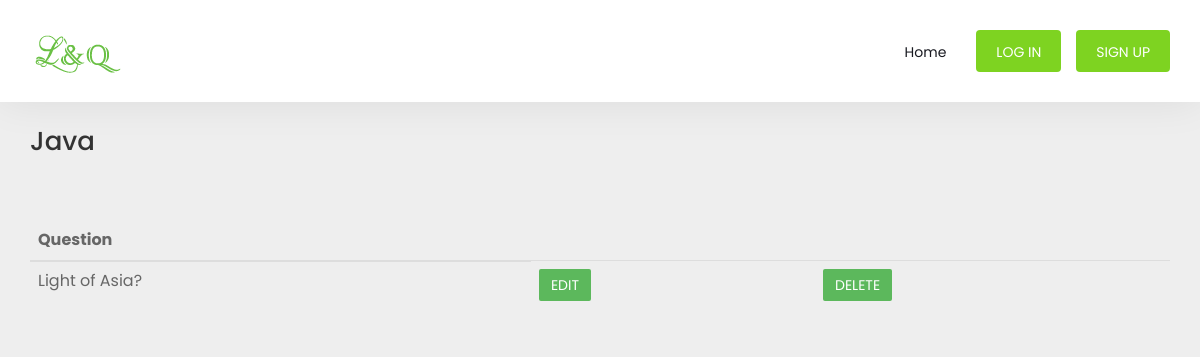
/customquiz/showques/2, run on an earlier commit of the app's database.
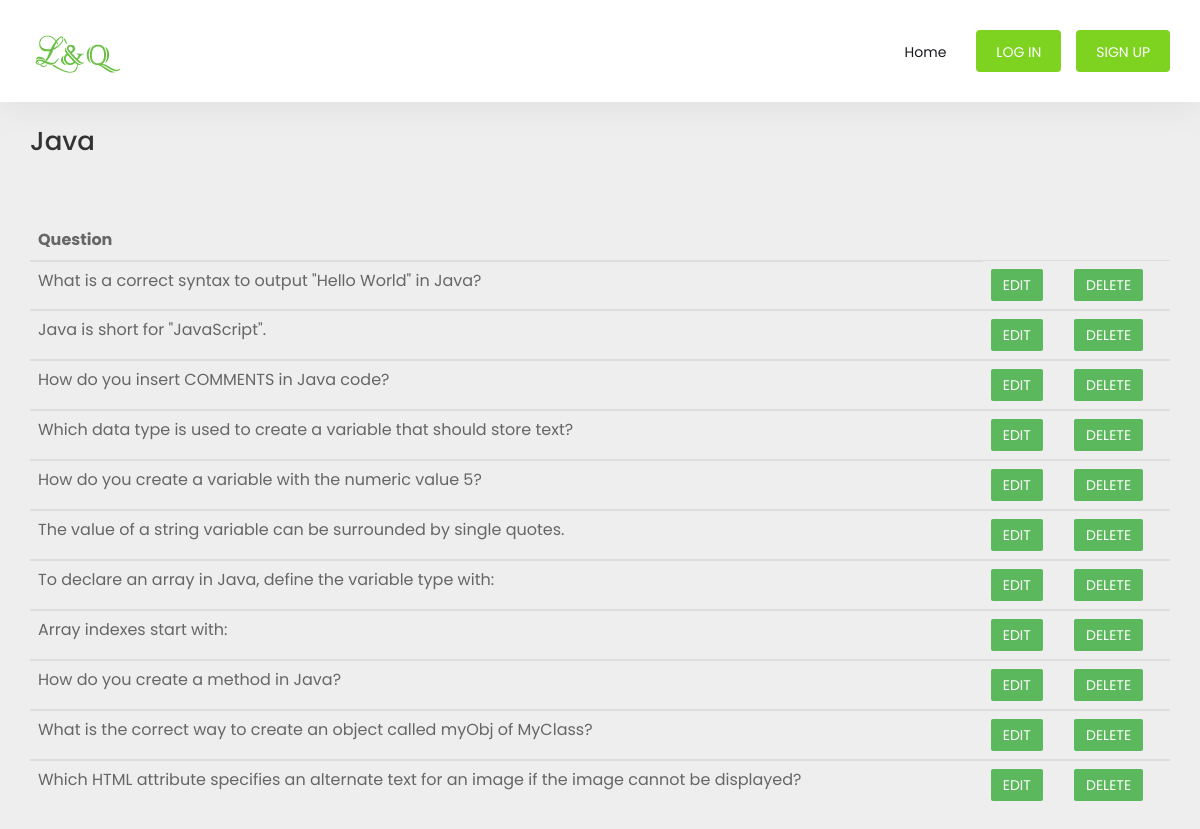
And on a later commit of the database.
### courses/models.py (models this page shows, shortened)
class Course(models.Model):
	title = models.CharField(max_length=100)
	detail = models.CharField(max_length=1000, default = None)
	image= models.ImageField(upload_to="courses/images", default = None) #uploads inside base DIR(i.e media)

### participants/models.py (models this page shows, shortened)
class Question(models.Model):
	ques = models.TextField()
	correct_ans = models.CharField(max_length = 100)
	title = models.ForeignKey(Course, on_delete = models.CASCADE)

### customquiz/views.py (the view)
# urls.py: path('customquiz/showques/<int:pk>', views.showques, name = 'showques'),
def showques(request, pk):
	title = Course.objects.get(pk=pk)
	questions = Question.objects.filter(title_id=pk)
	return render(request, 'customquiz/showques.html', context={'question':questions, 'course':title})

### customquiz/templates/customquiz/showques.html (shortened to what this page needs)
{% extends 'header.html' %}
{% load static %}
{% block content %}
<div class="container">
<h1>{{course.title}}</h1>
</div>
<div class="container" style="margin-top: 50px;">
<table class = "table table-hover">
	<thead>
		<tr>
			<th>Question</th>
		</tr>
	</thead>
{% for q in question %}
	<tbody>
		<tr>
			<td>{{q.ques}}</td>
			<td><a href="{% url 'customquiz:editques' q.pk %}"><button type="submit" class="btn btn-success btn-md">Edit</button></a></td>
			<td><a href="{% url 'customquiz:deleteques' q.pk %}"><button type="submit" class="btn btn-success btn-md">Delete</button></a></td>
		</tr>
		{% endfor %}
	</tbody>
</table>
</div>
{% endblock %}

### templates/header.html (shortened to what this page needs)
  {% load static %}
<head>
  <link rel="stylesheet" href="{% static 'css/styles-merged.css' %}">
  <link rel="stylesheet" href="{% static 'css/style.min.css' %}">
  <link rel="stylesheet" href="{% static 'css/signin.css' %}">
  <link rel="stylesheet" href="{% static 'css/courses.css' %}">
  <link rel="stylesheet" href="{% static 'css/profile.css' %}">
  <link rel="stylesheet" href="{% static 'css/alert.css' %}">
</head>
<nav class="navbar probootstrap-megamenu navbar-default probootstrap-navbar">
  <div class="container">
    <div class="navbar-header">
      <a class="navbar-brand" href="/" title="Learn & Quiz"></a>
    </div>
    <div id="navbar-collapse" class="navbar-collapse collapse">
      <ul class="nav navbar-nav navbar-right">
        <li><a href="/">Home</a></li>
        {% if user.is_authenticated %}
        <li class="disabled"><a href="#">Hello, {{user.username}}</a></li>
        <li><a href="{%url 'courses:courses' %}">Courses</a></li>
        <li><a href="{%url 'participants:logout'%}">Log Out</a></li>
        <li><a href="{%url 'participants:profile'%}">Profile</a></li>
        {% else %}
        <li class="probootstra-cta-button"><a href="{{ participants }}/signin" class="btn">Log in</a></li>
        <li class="probootstra-cta-button last"><a href="{{ participants }}/signup" class="btn">Sign up</a></li>
        {% endif %}
      </ul>
    </div>
  </div>
</nav>
{% block content %}
{% endblock %}

### static/css/profile.css (style rules this page uses)
h1, h2, h3, h4, h5, h6 { color: #333333; }
ul { margin: 0; }

What changed in the data, as far as the page shows it:
removed Question: ques "Light of Asia?"
added Question: ques "What is a correct syntax to output \"Hello World\" in Java?"
added Question: ques "Java is short for \"JavaScript\"."
added Question: ques "How do you insert COMMENTS in Java code?"
added Question: ques "Which data type is used to create a variable that should store text?"
added Question: ques "How do you create a variable with the numeric value 5?"
added Question: ques "The value of a string variable can be surrounded by single quotes."
added Question: ques "To declare an array in Java, define the variable type with:"
added Question: ques "Array indexes start with:"
added Question: ques "How do you create a method in Java?"
added Question: ques "What is the correct way to create an object called myObj of MyClass?"
added Question: ques "Which HTML attribute specifies an alternate text for an image if the image cannot be displayed?"
